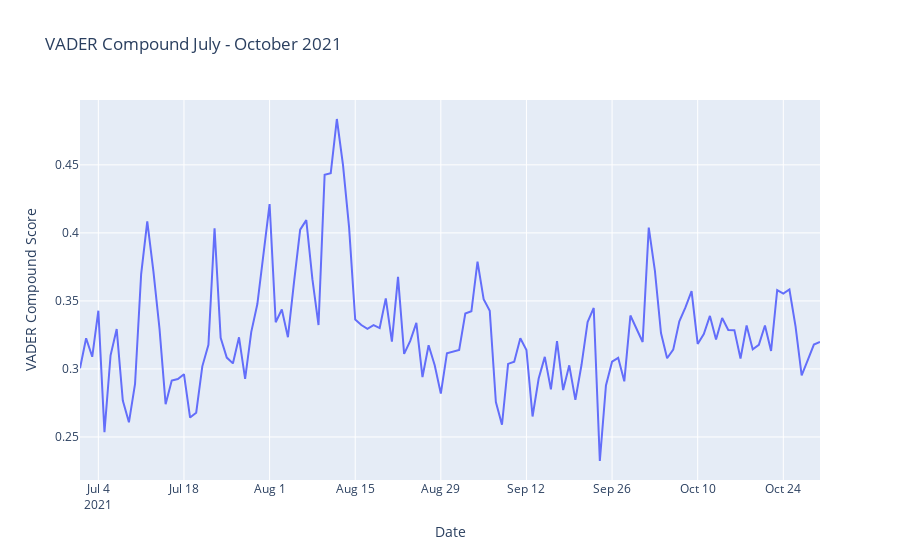

Notebook cell for this chart:
### Code cell
g2 = px.line(vaderComp_day, 
             x="date", 
             y="VADER_COM", 
             title='VADER Compound July - October 2021',
             labels={
                     "date": "Date",
                     "VADER_COM": "VADER Compound Score"
                 })
g2.show()
